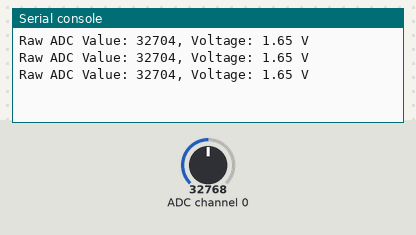
Bench run of a program on a simulated CircuitPython board. Parts: the last lines printed to the serial console. The inputs (shaded band) are chosen by the test bench; at power-on: ADC channel 0 = 32768 (analog values on the 0–65535 scale).

Above: at 1.2 s.
1.3 s: ADC channel 0 set to 45874
At 1.9 s:
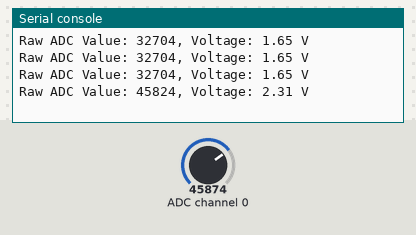
2.8 s: ADC channel 0 set to 57670
At 3.4 s:
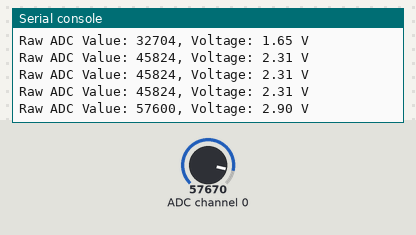
Timing chart, 0 to 5.8 s (numbered marks = the images above; inputs shaded):
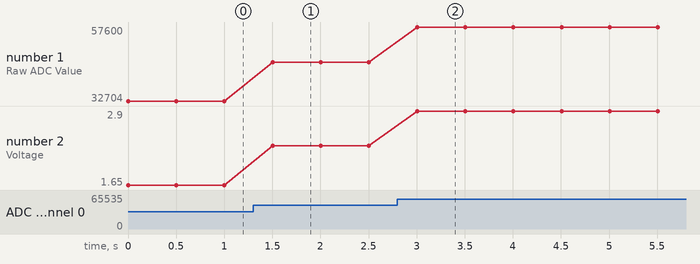

The program:

read_MCP3008.py
```python
import busio
import digitalio
import board
import time

from adafruit_mcp3xxx.mcp3008 import MCP3008, P0
from adafruit_mcp3xxx.analog_in import AnalogIn


spi = busio.SPI(clock=board.SCK, MISO=board.MISO, MOSI=board.MOSI)


cs = digitalio.DigitalInOut(board.CE1)

mcp = MCP3008(spi, cs)


chan0 = AnalogIn(mcp, P0)

while True:
    print(f"Raw ADC Value: {chan0.value}, Voltage: {chan0.voltage:.2f} V")
    time.sleep(0.5)
```

Measured:
- after the input at 1.3 s, the serial console: prints a new line after 0.20 s (image 1)
- after the input at 2.8 s, the serial console: prints a new line after 0.20 s (image 2)
- plotted number 1: 32704 → 45824 after the input at 1.3 s, 45824 → 57600 after the input at 2.8 s
- plotted number 2: 1.65 → 2.31 after the input at 1.3 s, 2.31 → 2.9 after the input at 2.8 s
